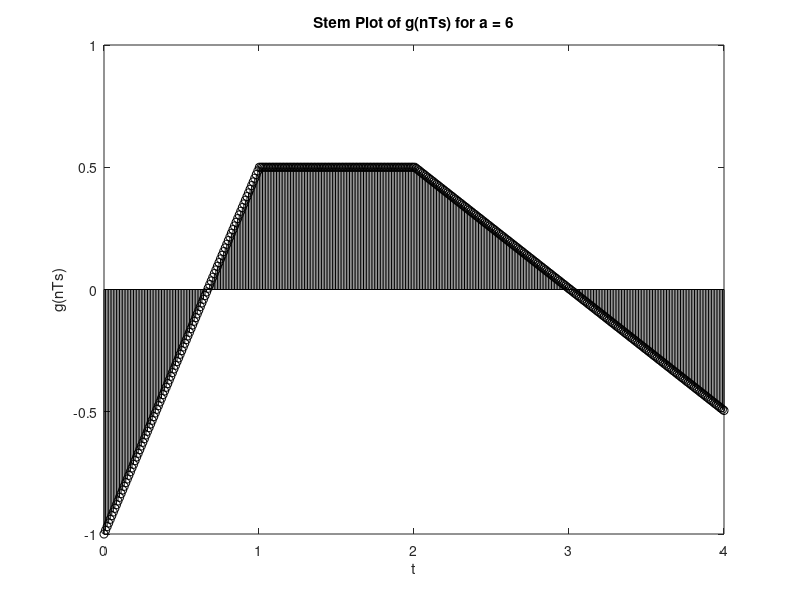

This chart was generated by the following MATLAB code: (Note: this script raises an error after producing the figure.)

clear all;

a=randi([2,6]);
Ts=1/(10*a);
Ts = 1/100
t=0:Ts:4 - Ts;
g=linspace(0,0,length(t));

g(1:1/Ts)=3*t(0/Ts+1:1/Ts)/2 - 1;
g(1/Ts+1:2/Ts)=1/2;
g(2/Ts+1:4/Ts)=(3-t(2/Ts+1:4/Ts))/2;

stem(linspace(0,4,length(t)), g, '-k');
title(['Stem Plot of g(nTs) for a = ' num2str(a)]);
xlabel('t');
ylabel('g(nTs)');

figure(2);

gZ = DtoA(0, Ts, 4, g);
subplot(3,1,1);
plot(linspace(0,4,length(gZ)), gZ, '-r', 'Linewidth', 1);
title(['Plot of Zero-Hold Interpolation, a = ' num2str(a)]);
xlabel('t');
ylabel('gZ(t)');

gL = DtoA(1, Ts, 4, g);
subplot(3,1,2);
plot(linspace(0,4,length(gL)), gL, '-r', 'Linewidth', 1);
title(['Plot of Linear Interpolation, a = ' num2str(a)]);
xlabel('t');
ylabel('gL(t)');
xlim([0 4-Ts]);

gI = DtoA(2, Ts, 4, g);
subplot(3,1,3);
plot(linspace(0,4,length(gI)), gI, '-r', 'Linewidth', 1);
title(['Plot of Ideal Interpolation, a = ' num2str(a)]);
xlabel('t');
ylabel('gI(t)');
xlim([0 4-Ts]);

for i = 1:2
saveas(figure(i), ['Part5-' num2str(i) '.png']);
end

